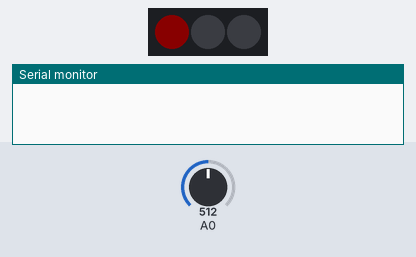
Simulated run of this sketch. Board: ESP8266 (NodeMCU). Parts: 3 RGB LEDs in strip order, left to right, the last lines printed to the serial monitor. The inputs (shaded band) are chosen by the test bench; at power-on: A0 = 512. Dim RGB values are drawn brighter than linear; WiFi joins after 1.5 s; servers stay silent unless stated.

Above: at 0.1 s.
At 1.1 s:
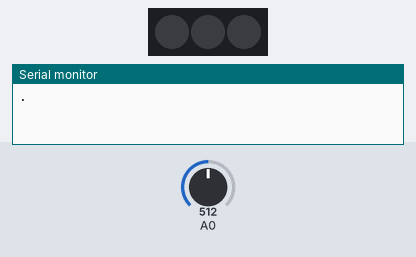
At 6.1 s:
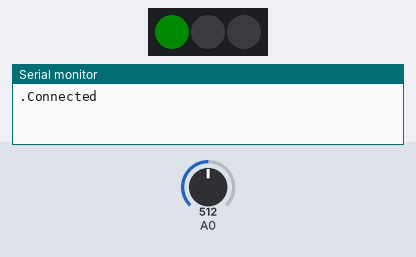
Timing chart, 0 to 7.6 s (numbered marks = the images above):
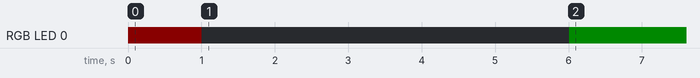

The sketch:

ProtoType_B.ino
```cpp
#include <ThingSpeak.h>
#include "secret.h"
#include <ESP8266WiFi.h>
#include <ESP8266HTTPClient.h>
#include <FastLED.h>

#define LED_PIN D2
#define LED_COUNT 3
#define BUTTON_PIN D1

CRGB leds[LED_COUNT];

//WiFi information
char ssid[] = SECRET_SSID;   // your network SSID (name)
char pass[] = SECRET_PASS;   // your network password
int keyIndex = 0;            // your network key Index number (needed only for WEP)
WiFiClient  client;

int data[15];
int dataCounter = 0;
int completeData = 0;
float timerNow = 0;

bool WPSconnection = false;

// ThingSpeak information
char thingSpeakAddress[] = "api.thingspeak.com";
unsigned long myChannelNumber = 871843;
const char * myWriteAPIKey = "MF5PRQJQPY97OK47";
unsigned int dataFieldOne   = 1;  //Light
unsigned int dataFieldTwo   = 2;  //Humid
unsigned int dataFieldThree = 3;  //Check

void setup() {
  Serial.begin(115200);  // Initialize serial
  pinMode(BUTTON_PIN, INPUT_PULLUP);
  WiFi.mode(WIFI_STA);
  FastLED.addLeds<NEOPIXEL, LED_PIN>(leds, LED_COUNT);
  leds[0].setRGB(10,0,0);
  FastLED.show();
}

void loop() {
   //Serial.println(dataCounter);
   connectWiFi();
   data[dataCounter] = analogRead(A0);
   if(millis() - timerNow > 1000  ){
    timerNow = millis();
    dataCounter++;
   }
   //Serial.println(analogRead(A0));
   if (dataCounter == 14){
    dataCounter = 0;
    completeData = 0;
    for(int i = 0; i < 15; i++){
      completeData += data[i];
    }
    writeDataTS(completeData);
   }
  }


// Try to connect to wifi until succesfull
int connectWiFi(){
  while (WiFi.status() != WL_CONNECTED) {
    // One led light burn blue when connecting/Reconnecting to WiFi
    delay(1000);
    while(WiFi.status() != WL_CONNECTED){
      WiFi.begin(ssid,pass);
      Serial.print(".");
      leds[0].setRGB(0,0,10);
      FastLED.show();
      leds[0].setRGB(0,0,0);
      FastLED.show();
      delay(5000);
      }
    ThingSpeak.begin(client);
    Serial.println( "Connected" );
    leds[0].setRGB(0,10,0);
      FastLED.show();
    }
  }

// Writes data to Thingspeak
int writeDataTS(int data ){
  ThingSpeak.setField(1, data / 15);

  int x = ThingSpeak.writeFields(myChannelNumber, myWriteAPIKey);

  if(x == 200){
    leds[0].setRGB(0,0,0);
      FastLED.show();
      leds[0].setRGB(0,10,0);
      FastLED.show();
    Serial.println("Channel update successful.");
    } else{
    Serial.println("Problem updating channel. HTTP error code " + String(x));
    }
  return 0;
  }


//The following methode is used to connect to WIFI Via WPS
//But i couldn't send any data via this methode eventhough i was able to connect to wifi
// This is also the place where i implemented the button
//bool connectWPS() {
//  while (WiFi.status() != WL_CONNECTED) {
//    Serial.println("Waiting for Button press");
//     leds[0].setRGB(255,145,0);
//     FastLED.show()
//  while(digitalRead(BUTTON_PIN) == LOW) yield();
//      Serial.println("WPS button pressed");
//      Serial.println("WPS config start");
//      leds[0].setRGB(255,255,0);
//      FastLED.show()
//      bool wpsSuccess = WiFi.beginWPSConfig();
//      if(wpsSuccess) {
//        String newSSID = WiFi.SSID();
//        if(newSSID.length() > 0) {
//          Serial.printf("WPS finished. Connected successfull to SSID '%s'\n", newSSID.c_str());
//          Serial.println(WiFi.status());
//        } else {
//          Serial.println("not connected");
//          return false;
//        }
//      }
//    leds[0].setRGB(0,10,0);
//    FastLED.show();
//    ThingSpeak.begin(client);
//    return true;
//    }
//}
```

secret.h
```cpp
// Use this file to store all of the private credentials
// and connection details

#define SECRET_SSID "Nathan"
#define SECRET_PASS "kaas1234"

#define SECRET_CH_ID 871843
#define SECRET_WRITE_APIKEY "MF5PRQJQPY97OK47"
```

Measured:
- by itself, RGB LED 0: off → RGB(10, 0, 0) at 0.00 s, → off 1.0 s later, → RGB(0, 10, 0) 5.0 s later
